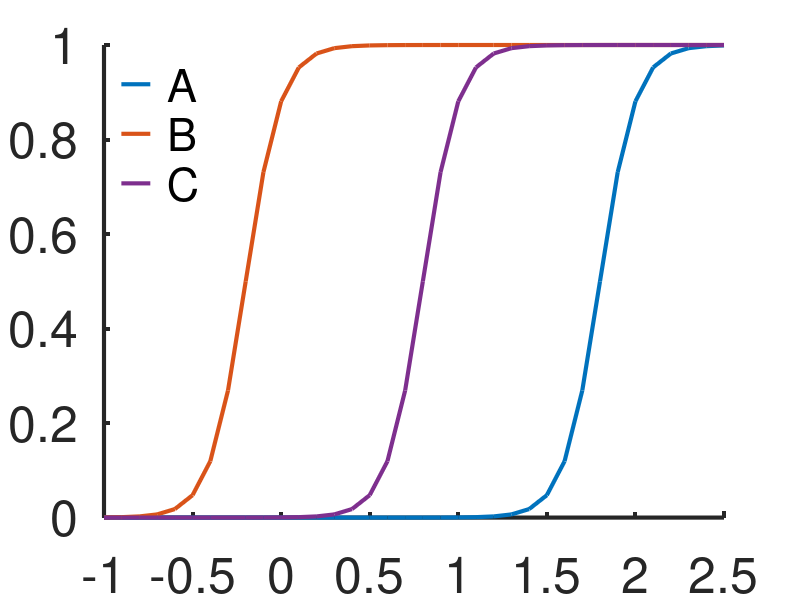
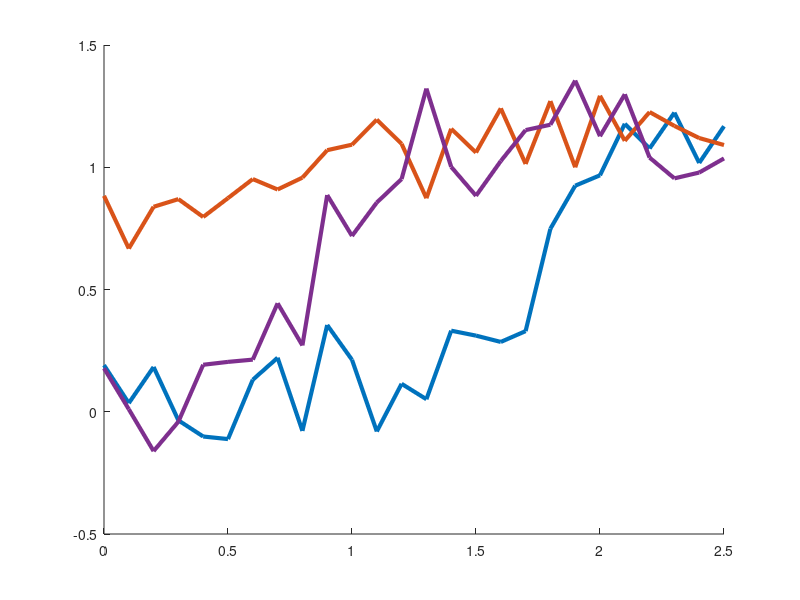

MATLAB code for these plots, in order: (Note: this script raises an error after producing the figures.)
clear all;
close all;

% Set colors ----------------------------------------------------

color1=[0, 0.4470, 0.7410];
color2=[0.8500, 0.3250, 0.0980];
color3=[0.9290, 0.6940, 0.1250];
color4=[0.4940, 0.1840, 0.5560];
color5=[0.4660, 0.6740, 0.1880];
color6=[0.3010, 0.7450, 0.9330];
color7=[0.6350, 0.0780, 0.1840];
color8=[160,  82,  45]/255;

blue1=[0,0,128]/255;
blue2=[65,105,225]/255;
blue3=[135,206,250]/255;

% Import sampled data from files ----------------------------------------------------

expA=importdata("A_v2.txt");
expA=expA.data;
expB=importdata("B_v2.txt");
expB=expB.data;
expC=importdata("C_v2.txt");
expC=expC.data;

time=[-1:0.1:2.5];

% Compute true distribution ------------------------------------------------

eta=5;
shift=-0.2;
CNA=0.5+0.5*tanh(eta*(time-(2+shift)));
CNB=0.5+0.5*tanh(eta*(time-(shift)));
CNC=0.5+0.5*tanh(eta*(time-(1+shift)));

% Plot true distribution ---------------------------------

fig=figure('Renderer', 'painters', 'Position', [0 0 1000 525]);
hold on;
plot(time,CNA,'Linewidth',3,'Color',color1);
plot(time,CNB,'Linewidth',3,'Color',color2);
plot(time,CNC,'Linewidth',3,'Color',color4);
legend({' A',' B',' C'},'location','northwest');
set(gca,'FontSize',36,'FontName','Helvetica','Linewidth',3);
axis([-1 2.5 0 1])
% box on;
legend boxoff;
print(fig,'true.png','-dpng');

% Plot sampled data ---------------------------------------

fig=figure('Renderer', 'painters', 'Position', [0 0 1000 525]);
hold on;
plot(expA(:,1),expA(:,2),'Linewidth',3,'Color',color1);
plot(expB(:,1),expB(:,2),'Linewidth',3,'Color',color2);
plot(expC(:,1),expC(:,2),'Linewidth',3,'Color',color4);
errorbar(expA(:,1),expA(:,2),expA(:,3),'Linewidth',3,'Color',color1);
errorbar(expB(:,1),expB(:,2),expB(:,3),'Linewidth',3,'Color',color2);
errorbar(expC(:,1),expC(:,2),expC(:,3),'Linewidth',3,'Color',color4);
legend({' A',' B',' C'},'location','north');
set(gca,'FontSize',36,'FontName','Helvetica','Linewidth',3);
axis([-0.1 2.6 -1 3])
legend boxoff;
print(fig,'sampled.png','-dpng');

